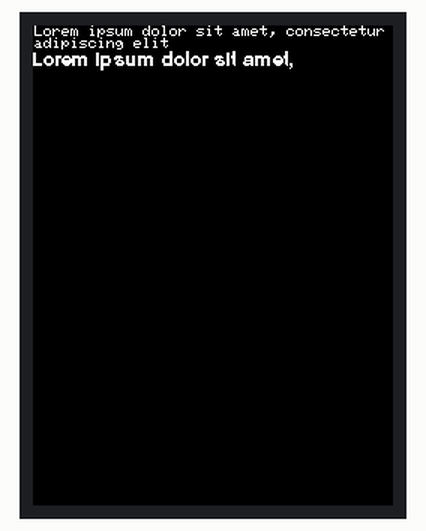
Recording of a program running on a simulated MicroPython board. On the bench: 240×320 colour display. Library files of the repository ran but are not shown: ili9341.py, glcdfont.py, tt14.py, tt24.py, tt32.py. At 2.0 s the program stops and its outputs stay as they are.

Above: at 0.6 s.
At 1.2 s:
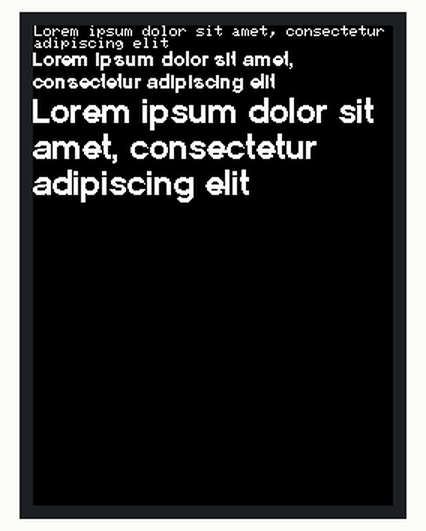
At 1.6 s:
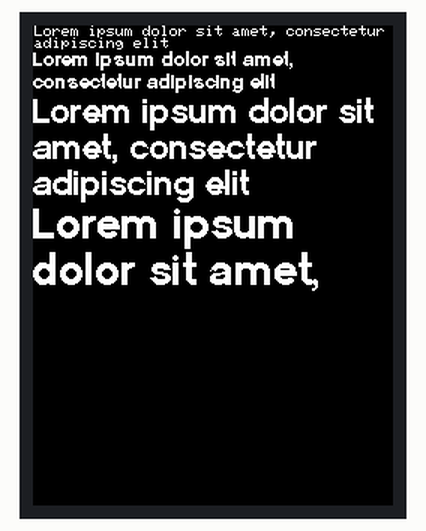
At 2.0 s:
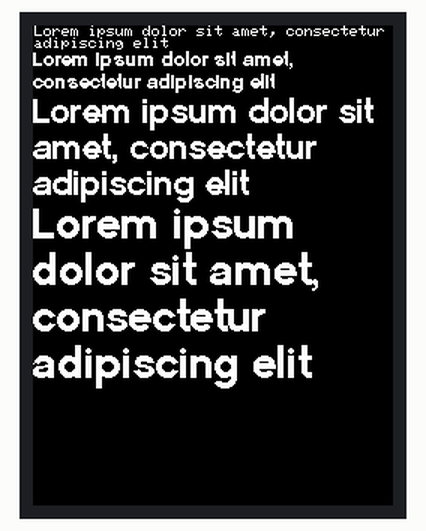

Measured:
- what the display in image 1 shows lasts 0.5 s, from 1.1 s to 1.6 s

The program:

text.py
```python
from ili9341 import ILI9341
from machine import Pin, SPI
import glcdfont
import tt14
import tt24
import tt32

fonts = [glcdfont,tt14,tt24,tt32]
text = 'Lorem ipsum dolor sit amet, consectetur adipiscing elit'

spi = SPI(0, baudrate=20000000, miso=Pin(20), mosi=Pin(19), sck=Pin(18))
display = ILI9341(spi, cs=Pin(17), dc=Pin(27), rst=Pin(16), w=320, h=240, r=2)

display.erase()
for ff in fonts:
    display.set_font(ff)
    display.print(text)
```
